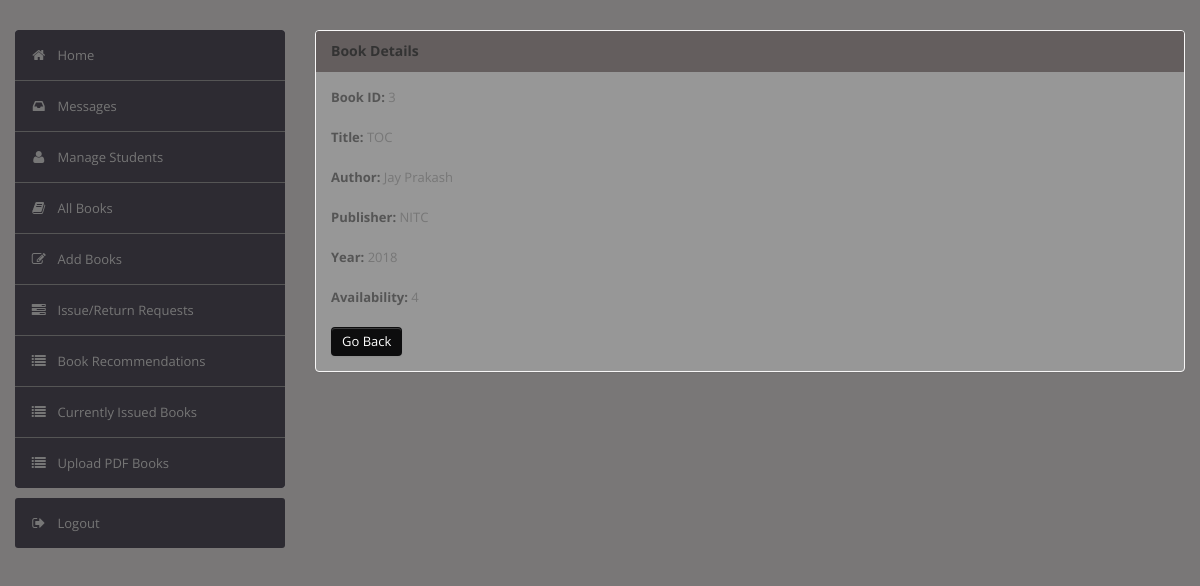
Page /admin/bookdetails.php?id=3 (signed in) on the committed database.
### tables this page shows
CREATE TABLE `book` (
  `BookId` int(10) NOT NULL AUTO_INCREMENT,
  `Title` varchar(50) DEFAULT NULL,
  `Publisher` varchar(50) DEFAULT NULL,
  `Year` varchar(50) DEFAULT NULL,
  `Availability` int(5) DEFAULT NULL,
  PRIMARY KEY (`BookId`)
);

CREATE TABLE `author` (
  `BookId` int(10) NOT NULL,
  `Author` varchar(50) NOT NULL,
  PRIMARY KEY (`BookId`,`Author`),
  CONSTRAINT `author_ibfk_1` FOREIGN KEY (`BookId`) REFERENCES `book` (`BookId`)
);

### admin/bookdetails.php (the view, shortened to what this page needs)
<?php
require('dbconn.php');
?>
<?php
if ($_SESSION['RollNo']) {
    ?>
<!DOCTYPE html>
<html lang="en">
    <head>
        <link type="text/css" href="bootstrap/css/bootstrap.min.css" rel="stylesheet">
        <link type="text/css" href="bootstrap/css/bootstrap-responsive.min.css" rel="stylesheet">
        <link type="text/css" href="css/theme.css" rel="stylesheet">
        <link type="text/css" href="images/icons/css/font-awesome.css" rel="stylesheet">
    </head>
    <body>
        <div class="wrapper">
            <div class="container">
                <div class="row">
                    <div class="span3">
                        <div class="sidebar">
                            <ul class="widget widget-menu unstyled">
                                <li class="active"><a href="index.php"><i class="menu-icon icon-home"></i>Home
                                </a></li>
                                 <li><a href="message.php"><i class="menu-icon icon-inbox"></i>Messages</a>
                                </li>
                                <li><a href="student.php"><i class="menu-icon icon-user"></i>Manage Students </a>
                                </li>
                                <li><a href="book.php"><i class="menu-icon icon-book"></i>All Books </a></li>
                                <li><a href="addbook.php"><i class="menu-icon icon-edit"></i>Add Books </a></li>
                                <li><a href="requests.php"><i class="menu-icon icon-tasks"></i>Issue/Return Requests </a></li>
                                <li><a href="recommendations.php"><i class="menu-icon icon-list"></i>Book Recommendations </a></li>
                                <li><a href="current.php"><i class="menu-icon icon-list"></i>Currently Issued Books </a></li>
                                <li><a href="upload.php"><i class="menu-icon icon-list"></i>Upload PDF Books </a></li>
                            </ul>
                            <ul class="widget widget-menu unstyled">
                                <li><a href="logout.php"><i class="menu-icon icon-signout"></i>Logout </a></li>
                            </ul>
                        </div>
                    </div>
                    <div class="span9">
                        <div class="content">
                        <div class="module">
                            <div class="module-head">
                                <h3>Book Details</h3>
                            </div>
                            <div class="module-body">
                        <?php
                            $x=$_GET['id'];
                            $sql="select * from LMS.book where BookId='$x'";
                            $result=$conn->query($sql);
                            $row=$result->fetch_assoc();
                                $bookid=$row['BookId'];
                                $name=$row['Title'];
                                $publisher=$row['Publisher'];
                                $year=$row['Year'];
                                $avail=$row['Availability'];
                                echo "<b>Book ID:</b> ".$bookid."<br><br>";
                                echo "<b>Title:</b> ".$name."<br><br>";
                                $sql1="select * from LMS.author where BookId='$bookid'";
                                $result=$conn->query($sql1);
                                echo "<b>Author:</b> ";
                                while($row1=$result->fetch_assoc())
                                {
                                    echo $row1['Author']."&nbsp;";
                                }
                                echo "<br><br>";
                                echo "<b>Publisher:</b> ".$publisher."<br><br>";
                                echo "<b>Year:</b> ".$year."<br><br>";
                                echo "<b>Availability:</b> ".$avail."<br><br>";
                            ?>
                        <a href="book.php" class="btn btn-primary">Go Back</a>
                               </div>
                           </div>
                            </div>
                </div>
            </div>
        </div>
    </body>
</html>
<?php }
else {
    echo "<script type='text/javascript'>alert('Access Denied!!!')</script>";
} ?>

### admin/css/theme.css (style rules this page uses)
body { font-size: 13px; font-family: 'Open Sans', Arial, sans-serif; background: #797777; color: #777 }
h1, h2, h3, h4, h5, h6 { color: #333; margin-top: 0 }
h3 { font-size: 20px }
strong, b { color: #555 }
.wrapper { padding: 30px 0 }
body [class^="icon-"], body [class*=" icon-"] { font-size: 14px; line-height: 20px; height: 20px }
.module { background: #ffffff; -webkit-border-radius: 3px; -moz-border-radius: 3px; border-radius: 3px; border: 1px solid #ccc; border-bottom-color: #bbb; -webkit-box-shadow: 0 0 1px rgba(0,0,0,0.2); -moz-box-shadow: 0 0 1px rgba(0,0,0,0.2); box-shadow: 0 0 1px rgba(0,0,0,0.2); margin-bottom: 30px }
.btn, .btn-box { -webkit-border-radius: 3px; -moz-border-radius: 3px; border-radius: 3px }
.btn { font-size: 13px; font-weight: 600 }
.btn { display: inline-block; margin-bottom: 0; font-weight: 400; text-align: center; vertical-align: middle; cursor: pointer; background-image: none; border: 1px solid transparent; white-space: nowrap; padding: 4px 10px; font-size: 13px; line-height: 1.42857; border-radius: 4px; -webkit-user-select: none; -moz-user-select: none; -ms-user-select: none; user-select: none }
.btn-primary { color: #fff; background-color: #0d0d0e; }
.widget-menu { background: #fff; -webkit-border-radius: 3px; -moz-border-radius: 3px; border-radius: 3px; overflow: hidden }
.widget-menu a { color: #555; display: block; line-height: 20px; padding: 15px; text-decoration: none!important }
.widget-menu .menu-icon { margin-right: 10px; color: #767676; -webkit-transition: all .2s ease-in-out; -moz-transition: all .2s ease-in-out; transition: all .2s ease-in-out; }
.widget-menu>li+li { border-top: 1px solid #555 }
.widget-menu>li>a { background-color: #2d2b32; color: #767676; -webkit-transition: all .2s ease-in-out; -moz-transition: all .2s ease-in-out; transition: all .2s ease-in-out; }
.module { box-shadow: 0 0 3px rgba(0,0,0,.1); border-color: #f8f7f7; margin-bottom: 20px; background-color: #979797; border-radius: 4px; -webkit-box-shadow: 0 1px 1px rgba(0,0,0,.05); box-shadow: 0 1px 1px rgba(0,0,0,.05); }
.module-head { color: #767676; background-color: #645e5e; border-color: #e9e9e9; padding: 10px 15px; border-bottom: 1px solid transparent; border-top-right-radius: 3px; border-top-left-radius: 3px; }
.module-head h3 { font-size: 14px; line-height: 20px; height: 20px; margin: 0 }
.module-body { padding: 15px }

### rows in the picture
book: BookId "3", Title "TOC", Publisher "NITC", Year "2018", Availability "4"
author: Author "Jay Prakash"
